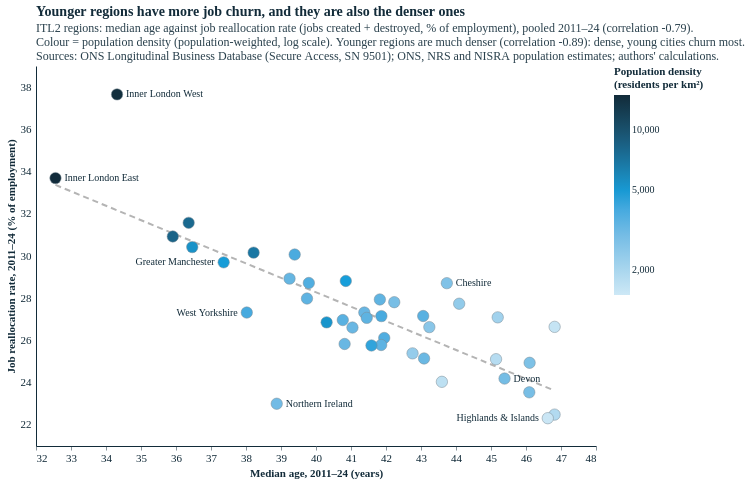

This figure's Vega-Lite source:
### Vega-Lite specification from a JSON file in a GitHub repository (floating-point values rounded to 4 significant figures)
{"config": {"background": "#fff", "font": "Circular Std", "text": {"color": "#122b39", "font": "Circular Std", "align": "left", "dx": 7, "dy": 0, "fontSize": 11}, "view": {"stroke": null, "continuousWidth": 350, "continuousHeight": 280, "discreteWidth": 400, "discreteHeight": 300}, "bar": {"color": "#179fdb"}, "line": {"color": "#e6224b"}, "rule": {"color": "#122b39"}, "point": {"filled": true, "size": 80, "color": "#e6224b", "opacity": 0.95}, "geoshape": {"stroke": "white", "strokeWidth": 0.3}, "axis": {"labelColor": "#122b39", "labelFontSize": 11, "labelFont": "Circular Std", "tickColor": "#122b39", "tickOpacity": 0.5, "domainColor": "#122b39", "domainOpacity": 1, "gridColor": "#122b39", "gridDash": [2, 2], "gridOpacity": 0.5, "title": null, "titleColor": "#122b39", "tickSize": 4, "grid": false, "domain": true}, "axisXDiscrete": {"grid": false, "labelAngle": 0, "tickCount": 10, "tickOpacity": 0.5, "title": null}, "axisYDiscrete": {"ticks": false, "labelPadding": 5, "grid": false}, "axisXTemporal": {"grid": false, "ticks": true}, "axisXQuantitative": {"grid": false}, "axisYQuantitative": {"gridColor": "#122b39", "gridDash": [1, 5], "gridOpacity": 0.5, "ticks": false, "labelPadding": 5, "tickCount": 8, "grid": false}, "title": {"color": "#122b39", "subtitleColor": "#122b39E6", "font": "Circular Std", "subtitleFont": "Circular Std", "anchor": "start", "frame": "group", "fontSize": 14, "subtitleFontSize": 12, "subtitlePadding": 4, "offset": 0}, "legend": {"titleColor": "#122b39", "labelColor": "#122b39"}}, "layer": [{"data": {"name": "data-489805184463ab77cba7dc78e301ae64"}, "mark": {"type": "line", "color": "#B4B4B4", "strokeDash": [6, 4], "strokeWidth": 2}, "encoding": {"x": {"field": "x", "scale": {"domain": [32, 48], "nice": false, "zero": false}, "type": "quantitative"}, "y": {"field": "y", "scale": {"domain": [21, 39], "nice": false, "zero": false}, "type": "quantitative"}}}, {"data": {"name": "data-4c0f5f4a71b79a2e91e05daea178304d"}, "mark": {"type": "circle", "opacity": 1, "size": 130, "stroke": "#7a8a94", "strokeWidth": 0.5}, "encoding": {"color": {"field": "pop_weighted_density", "legend": {"format": ",", "gradientLength": 200, "orient": "right", "title": ["Population density", "(residents per km²)"], "values": [2000, 5000, 10000]}, "scale": {"domain": [1500, 15000], "range": ["#cde8f6", "#179fdb", "#122b39"], "type": "log"}, "type": "quantitative"}, "tooltip": [{"field": "itl2_name", "title": "Region", "type": "nominal"}, {"field": "median_age", "format": ".1f", "title": "Median age", "type": "quantitative"}, {"field": "realloc", "format": ".1f", "title": "Reallocation (%)", "type": "quantitative"}, {"field": "pop_weighted_density", "format": ",.0f", "title": "Density", "type": "quantitative"}], "x": {"field": "median_age", "scale": {"domain": [32, 48], "nice": false, "zero": false}, "title": "Median age, 2011–24 (years)", "type": "quantitative"}, "y": {"field": "realloc", "scale": {"domain": [21, 39], "nice": false, "zero": false}, "title": "Job reallocation rate, 2011–24 (% of employment)", "type": "quantitative"}}}, {"data": {"name": "data-d0d280b4fc73eeae74b65ea8e0565fb7"}, "mark": {"type": "text", "align": "left", "color": "#122b39", "dx": 9.0, "fontSize": 10}, "encoding": {"text": {"field": "short", "type": "nominal"}, "x": {"field": "median_age", "scale": {"domain": [32, 48], "nice": false, "zero": false}, "type": "quantitative"}, "y": {"field": "realloc", "scale": {"domain": [21, 39], "nice": false, "zero": false}, "type": "quantitative"}}}, {"data": {"name": "data-6c4fcd38885747fd7e4ea55812617444"}, "mark": {"type": "text", "align": "left", "color": "#122b39", "dx": 9.0, "fontSize": 10}, "encoding": {"text": {"field": "short", "type": "nominal"}, "x": {"field": "median_age", "scale": {"domain": [32, 48], "nice": false, "zero": false}, "type": "quantitative"}, "y": {"field": "realloc", "scale": {"domain": [21, 39], "nice": false, "zero": false}, "type": "quantitative"}}}, {"data": {"name": "data-8771e71a848536ac48c295c1f4ed2e33"}, "mark": {"type": "text", "align": "right", "color": "#122b39", "dx": -9.0, "fontSize": 10}, "encoding": {"text": {"field": "short", "type": "nominal"}, "x": {"field": "median_age", "scale": {"domain": [32, 48], "nice": false, "zero": false}, "type": "quantitative"}, "y": {"field": "realloc", "scale": {"domain": [21, 39], "nice": false, "zero": false}, "type": "quantitative"}}}, {"data": {"name": "data-94c9e515c97a14d1763c8abeb0199935"}, "mark": {"type": "text", "align": "left", "color": "#122b39", "dx": 9.0, "fontSize": 10}, "encoding": {"text": {"field": "short", "type": "nominal"}, "x": {"field": "median_age", "scale": {"domain": [32, 48], "nice": false, "zero": false}, "type": "quantitative"}, "y": {"field": "realloc", "scale": {"domain": [21, 39], "nice": false, "zero": false}, "type": "quantitative"}}}, {"data": {"name": "data-5560b3ddb550e2a6469bcd9d8ddc5a86"}, "mark": {"type": "text", "align": "left", "color": "#122b39", "dx": 9.0, "fontSize": 10}, "encoding": {"text": {"field": "short", "type": "nominal"}, "x": {"field": "median_age", "scale": {"domain": [32, 48], "nice": false, "zero": false}, "type": "quantitative"}, "y": {"field": "realloc", "scale": {"domain": [21, 39], "nice": false, "zero": false}, "type": "quantitative"}}}, {"data": {"name": "data-47509b9fd5cab5380ca9f1c59a764c0f"}, "mark": {"type": "text", "align": "right", "color": "#122b39", "dx": -9.0, "fontSize": 10}, "encoding": {"text": {"field": "short", "type": "nominal"}, "x": {"field": "median_age", "scale": {"domain": [32, 48], "nice": false, "zero": false}, "type": "quantitative"}, "y": {"field": "realloc", "scale": {"domain": [21, 39], "nice": false, "zero": false}, "type": "quantitative"}}}, {"data": {"name": "data-2a35000466d01665d5de885f93742208"}, "mark": {"type": "text", "align": "right", "color": "#122b39", "dx": -9.0, "fontSize": 10}, "encoding": {"text": {"field": "short", "type": "nominal"}, "x": {"field": "median_age", "scale": {"domain": [32, 48], "nice": false, "zero": false}, "type": "quantitative"}, "y": {"field": "realloc", "scale": {"domain": [21, 39], "nice": false, "zero": false}, "type": "quantitative"}}}, {"data": {"name": "data-820b8b61ab2f4ed5ce0eff73641eca9b"}, "mark": {"type": "text", "align": "left", "color": "#122b39", "dx": 9.0, "fontSize": 10}, "encoding": {"text": {"field": "short", "type": "nominal"}, "x": {"field": "median_age", "scale": {"domain": [32, 48], "nice": false, "zero": false}, "type": "quantitative"}, "y": {"field": "realloc", "scale": {"domain": [21, 39], "nice": false, "zero": false}, "type": "quantitative"}}}], "title": {"text": "Younger regions have more job churn, and they are also the denser ones", "subtitle": ["ITL2 regions: median age against job reallocation rate (jobs created + destroyed, % of employment), pooled 2011–24 (correlation -0.79).", "Colour = population density (population-weighted, log scale). Younger regions are much denser (correlation -0.89): dense, young cities churn most.", "Sources: ONS Longitudinal Business Database (Secure Access, SN 9501); ONS, NRS and NISRA population estimates; authors' calculations."]}, "$schema": "https://vega.github.io/schema/vega-lite/v5.20.1.json", "datasets": {"data-489805184463ab77cba7dc78e301ae64": [{"x": 32.56, "y": 33.37}, {"x": 46.82, "y": 23.62}], "data-4c0f5f4a71b79a2e91e05daea178304d": [{"itl2_code": "TLC1", "realloc": 27.81, "net": 0.6537, "entry_exit": 6.829, "incumbent": 20.98, "excess": 27.16, "share_65_plus": 19.57, "share_25_49": 30.78, "median_age": 42.24, "wa_growth": 0.0816, "ageing": 0.9769, "log_pwd": 7.979, "itl2_name": "Tees Valley and Durham", "group": "Rest of UK", "d_realloc": 0.309, "pop_weighted_density": 2920.0}, {"itl2_code": "TLC2", "realloc": 26.12, "net": 0.6103, "entry_exit": 5.697, "incumbent": 20.42, "excess": 25.51, "share_65_plus": 19.58, "share_25_49": 31.44, "median_age": 41.95, "wa_growth": 0.05836, "ageing": 0.7424, "log_pwd": 8.238, "itl2_name": "Northumberland, and Tyne and Wear", "group": "Rest of UK", "d_realloc": -4.407, "pop_weighted_density": 3781.0}, {"itl2_code": "TLD1", "realloc": 22.49, "net": 0.4467, "entry_exit": 5.106, "incumbent": 17.38, "excess": 22.04, "share_65_plus": 23.43, "share_25_49": 29.11, "median_age": 46.82, "wa_growth": -0.2959, "ageing": 3.041, "log_pwd": 7.533, "itl2_name": "Cumbria", "group": "Rest of UK", "d_realloc": -1.005, "pop_weighted_density": 1868.0}, {"itl2_code": "TLD3", "realloc": 29.7, "net": 1.523, "entry_exit": 7.346, "incumbent": 22.35, "excess": 28.18, "share_65_plus": 15.59, "share_25_49": 34.69, "median_age": 37.36, "wa_growth": 0.7105, "ageing": -0.1149, "log_pwd": 8.489, "itl2_name": "Greater Manchester", "group": "Rest of UK", "d_realloc": -1.657, "pop_weighted_density": 4861.0}, {"itl2_code": "TLD4", "realloc": 25.78, "net": 0.5856, "entry_exit": 6.351, "incumbent": 19.43, "excess": 25.2, "share_65_plus": 19.58, "share_25_49": 31.02, "median_age": 41.86, "wa_growth": 0.4233, "ageing": 0.815, "log_pwd": 8.155, "itl2_name": "Lancashire", "group": "Rest of UK", "d_realloc": -0.7976, "pop_weighted_density": 3479.0}, {"itl2_code": "TLD6", "realloc": 28.71, "net": 1.256, "entry_exit": 6.746, "incumbent": 21.97, "excess": 27.46, "share_65_plus": 20.55, "share_25_49": 31.6, "median_age": 43.74, "wa_growth": 0.4996, "ageing": 1.417, "log_pwd": 7.922, "itl2_name": "Cheshire", "group": "Rest of UK", "d_realloc": 0.01748, "pop_weighted_density": 2757.0}, {"itl2_code": "TLD7", "realloc": 28.82, "net": 1.083, "entry_exit": 6.367, "incumbent": 22.45, "excess": 27.73, "share_65_plus": 18.68, "share_25_49": 31.96, "median_age": 40.85, "wa_growth": 0.2305, "ageing": -0.0068, "log_pwd": 8.471, "itl2_name": "Merseyside", "group": "Rest of UK", "d_realloc": 0.4491, "pop_weighted_density": 4772.0}, {"itl2_code": "TLE1", "realloc": 25.15, "net": 0.5502, "entry_exit": 5.868, "incumbent": 19.28, "excess": 24.6, "share_65_plus": 20.58, "share_25_49": 30.89, "median_age": 43.09, "wa_growth": -0.0912, "ageing": 1.795, "log_pwd": 8.076, "itl2_name": "East Yorkshire and Northern Lincolnshire", "group": "Rest of UK", "d_realloc": -0.2258, "pop_weighted_density": 3216.0}, {"itl2_code": "TLE2", "realloc": 27.09, "net": 0.8567, "entry_exit": 6.313, "incumbent": 20.78, "excess": 26.24, "share_65_plus": 22.5, "share_25_49": 29.33, "median_age": 45.19, "wa_growth": 0.0002586, "ageing": 2.849, "log_pwd": 7.666, "itl2_name": "North Yorkshire", "group": "Rest of UK", "d_realloc": -0.022, "pop_weighted_density": 2134.0}, {"itl2_code": "TLE3", "realloc": 27.99, "net": 0.6184, "entry_exit": 6.061, "incumbent": 21.92, "excess": 27.37, "share_65_plus": 17.99, "share_25_49": 32.48, "median_age": 39.74, "wa_growth": 0.2834, "ageing": 0.1361, "log_pwd": 8.152, "itl2_name": "South Yorkshire", "group": "Rest of UK", "d_realloc": -1.053, "pop_weighted_density": 3471.0}, {"itl2_code": "TLE4", "realloc": 27.32, "net": 0.999, "entry_exit": 6.464, "incumbent": 20.86, "excess": 26.32, "share_65_plus": 16.27, "share_25_49": 33.59, "median_age": 38.02, "wa_growth": 0.4697, "ageing": 0.8112, "log_pwd": 8.286, "itl2_name": "West Yorkshire", "group": "Rest of UK", "d_realloc": -0.7954, "pop_weighted_density": 3968.0}, {"itl2_code": "TLF1", "realloc": 27.32, "net": 0.8044, "entry_exit": 6.086, "incumbent": 21.24, "excess": 26.52, "share_65_plus": 18.95, "share_25_49": 31.91, "median_age": 41.38, "wa_growth": 0.3336, "ageing": 0.8016, "log_pwd": 8.098, "itl2_name": "Derbyshire and Nottinghamshire", "group": "Rest of UK", "d_realloc": -0.6204, "pop_weighted_density": 3287.0}, {"itl2_code": "TLF2", "realloc": 28.72, "net": 1.244, "entry_exit": 7.256, "incumbent": 21.47, "excess": 27.48, "share_65_plus": 17.35, "share_25_49": 33.04, "median_age": 39.8, "wa_growth": 0.9454, "ageing": 0.6098, "log_pwd": 8.234, "itl2_name": "Leicestershire, Rutland and Northamptonshire", "group": "Rest of UK", "d_realloc": 2.533, "pop_weighted_density": 3766.0}, {"itl2_code": "TLF3", "realloc": 25.11, "net": 0.5772, "entry_exit": 6.073, "incumbent": 19.04, "excess": 24.53, "share_65_plus": 22.91, "share_25_49": 29.33, "median_age": 45.14, "wa_growth": 0.4415, "ageing": 1.621, "log_pwd": 7.499, "itl2_name": "Lincolnshire", "group": "Rest of UK", "d_realloc": -1.98, "pop_weighted_density": 1805.0}, {"itl2_code": "TLG1", "realloc": 27.74, "net": 1.128, "entry_exit": 7.882, "incumbent": 19.86, "excess": 26.61, "share_65_plus": 21.54, "share_25_49": 30.95, "median_age": 44.09, "wa_growth": 0.4775, "ageing": 1.339, "log_pwd": 7.781, "itl2_name": "Herefordshire, Worcestershire and Warwickshire", "group": "Rest of UK", "d_realloc": 1.453, "pop_weighted_density": 2394.0}, {"itl2_code": "TLG2", "realloc": 26.63, "net": 0.8319, "entry_exit": 6.192, "incumbent": 20.44, "excess": 25.8, "share_65_plus": 20.63, "share_25_49": 31.08, "median_age": 43.24, "wa_growth": 0.224, "ageing": 1.522, "log_pwd": 7.852, "itl2_name": "Shropshire and Staffordshire", "group": "Rest of UK", "d_realloc": -1.822, "pop_weighted_density": 2571.0}, {"itl2_code": "TLG3", "realloc": 30.42, "net": 1.249, "entry_exit": 7.246, "incumbent": 23.18, "excess": 29.17, "share_65_plus": 15.52, "share_25_49": 33.73, "median_age": 36.46, "wa_growth": 0.7916, "ageing": 0.261, "log_pwd": 8.585, "itl2_name": "West Midlands", "group": "Rest of UK", "d_realloc": 0.1225, "pop_weighted_density": 5353.0}, {"itl2_code": "TLH1", "realloc": 25.39, "net": 1.095, "entry_exit": 5.927, "incumbent": 19.46, "excess": 24.29, "share_65_plus": 21.18, "share_25_49": 31.54, "median_age": 42.76, "wa_growth": 0.5137, "ageing": 1.506, "log_pwd": 7.759, "itl2_name": "East Anglia", "group": "Rest of UK", "d_realloc": -0.3041, "pop_weighted_density": 2344.0}, {"itl2_code": "TLH2", "realloc": 30.07, "net": 1.407, "entry_exit": 8.311, "incumbent": 21.76, "excess": 28.66, "share_65_plus": 16.27, "share_25_49": 34.78, "median_age": 39.39, "wa_growth": 0.843, "ageing": 0.941, "log_pwd": 8.269, "itl2_name": "Bedfordshire and Hertfordshire", "group": "Rest of UK", "d_realloc": -1.313, "pop_weighted_density": 3901.0}, {"itl2_code": "TLH3", "realloc": 27.94, "net": 0.7254, "entry_exit": 7.393, "incumbent": 20.55, "excess": 27.22, "share_65_plus": 19.48, "share_25_49": 32.39, "median_age": 41.82, "wa_growth": 0.5415, "ageing": 0.5341, "log_pwd": 8.139, "itl2_name": "Essex", "group": "Rest of UK", "d_realloc": -3.228, "pop_weighted_density": 3427.0}, {"itl2_code": "TLI3", "realloc": 37.65, "net": 2.851, "entry_exit": 10.76, "incumbent": 26.89, "excess": 34.8, "share_65_plus": 10.96, "share_25_49": 45.96, "median_age": 34.32, "wa_growth": 0.3193, "ageing": 0.9377, "log_pwd": 9.573, "itl2_name": "Inner London - West", "group": "London", "d_realloc": -1.2, "pop_weighted_density": 14370.0}, {"itl2_code": "TLI4", "realloc": 33.69, "net": 2.784, "entry_exit": 8.954, "incumbent": 24.74, "excess": 30.91, "share_65_plus": 8.02, "share_25_49": 46.57, "median_age": 32.56, "wa_growth": 1.131, "ageing": 1.792, "log_pwd": 9.603, "itl2_name": "Inner London - East", "group": "London", "d_realloc": -1.159, "pop_weighted_density": 14810.0}, {"itl2_code": "TLI5", "realloc": 30.93, "net": 1.9, "entry_exit": 9.682, "incumbent": 21.24, "excess": 29.03, "share_65_plus": 12.78, "share_25_49": 37.95, "median_age": 35.91, "wa_growth": 1.062, "ageing": 1.882, "log_pwd": 9.017, "itl2_name": "Outer London - East and North East", "group": "London", "d_realloc": -1.311, "pop_weighted_density": 8240.0}, {"itl2_code": "TLI6", "realloc": 30.16, "net": 0.8021, "entry_exit": 8.78, "incumbent": 21.38, "excess": 29.36, "share_65_plus": 14.5, "share_25_49": 37.61, "median_age": 38.22, "wa_growth": 0.634, "ageing": 2.245, "log_pwd": 8.836, "itl2_name": "Outer London - South", "group": "London", "d_realloc": -2.06, "pop_weighted_density": 6880.0}, {"itl2_code": "TLI7", "realloc": 31.57, "net": 1.539, "entry_exit": 9.225, "incumbent": 22.35, "excess": 30.03, "share_65_plus": 12.9, "share_25_49": 39.15, "median_age": 36.36, "wa_growth": 0.9638, "ageing": 2.634, "log_pwd": 8.968, "itl2_name": "Outer London - West and North West", "group": "London", "d_realloc": -0.9492, "pop_weighted_density": 7848.0}, {"itl2_code": "TLJ1", "realloc": 28.93, "net": 1.351, "entry_exit": 7.17, "incumbent": 21.76, "excess": 27.58, "share_65_plus": 16.15, "share_25_49": 34.92, "median_age": 39.24, "wa_growth": 0.944, "ageing": 1.537, "log_pwd": 8.11, "itl2_name": "Berkshire, Buckinghamshire and Oxfordshire", "group": "Rest of UK", "d_realloc": -1.846, "pop_weighted_density": 3329.0}, {"itl2_code": "TLJ2", "realloc": 27.16, "net": 0.7531, "entry_exit": 7.211, "incumbent": 19.95, "excess": 26.4, "share_65_plus": 20.52, "share_25_49": 31.81, "median_age": 43.06, "wa_growth": 0.4902, "ageing": 1.621, "log_pwd": 8.181, "itl2_name": "Surrey, East and West Sussex", "group": "Rest of UK", "d_realloc": -1.324, "pop_weighted_density": 3571.0}, {"itl2_code": "TLJ3", "realloc": 27.15, "net": 0.5221, "entry_exit": 6.368, "incumbent": 20.78, "excess": 26.63, "share_65_plus": 19.82, "share_25_49": 31.82, "median_age": 41.87, "wa_growth": 0.323, "ageing": 1.715, "log_pwd": 8.276, "itl2_name": "Hampshire and Isle of Wight", "group": "Rest of UK", "d_realloc": -0.4575, "pop_weighted_density": 3929.0}, {"itl2_code": "TLJ4", "realloc": 27.07, "net": 0.9692, "entry_exit": 6.738, "incumbent": 20.33, "excess": 26.1, "share_65_plus": 19.2, "share_25_49": 31.86, "median_age": 41.45, "wa_growth": 0.5592, "ageing": 0.9674, "log_pwd": 8.156, "itl2_name": "Kent", "group": "Rest of UK", "d_realloc": -1.089, "pop_weighted_density": 3485.0}, {"itl2_code": "TLK1", "realloc": 26.97, "net": 0.9488, "entry_exit": 5.914, "incumbent": 21.05, "excess": 26.02, "share_65_plus": 18.73, "share_25_49": 32.98, "median_age": 40.77, "wa_growth": 0.7841, "ageing": 0.4889, "log_pwd": 8.187, "itl2_name": "Gloucestershire, Wiltshire and Bath/Bristol area", "group": "Rest of UK", "d_realloc": -1.487, "pop_weighted_density": 3594.0}, {"itl2_code": "TLK2", "realloc": 24.94, "net": 0.5716, "entry_exit": 6.045, "incumbent": 18.9, "excess": 24.37, "share_65_plus": 24.36, "share_25_49": 28.9, "median_age": 46.1, "wa_growth": 0.2484, "ageing": 2.476, "log_pwd": 7.938, "itl2_name": "Dorset and Somerset", "group": "Rest of UK", "d_realloc": 0.09294, "pop_weighted_density": 2802.0}, {"itl2_code": "TLK3", "realloc": 26.64, "net": 1.108, "entry_exit": 6.611, "incumbent": 20.03, "excess": 25.54, "share_65_plus": 24.43, "share_25_49": 28.13, "median_age": 46.82, "wa_growth": 0.2354, "ageing": 2.831, "log_pwd": 7.38, "itl2_name": "Cornwall and Isles of Scilly", "group": "Rest of UK", "d_realloc": 1.157, "pop_weighted_density": 1603.0}, {"itl2_code": "TLK4", "realloc": 24.19, "net": 0.5051, "entry_exit": 5.967, "incumbent": 18.23, "excess": 23.69, "share_65_plus": 23.58, "share_25_49": 28.68, "median_age": 45.39, "wa_growth": 0.4445, "ageing": 1.655, "log_pwd": 8.0, "itl2_name": "Devon", "group": "Rest of UK", "d_realloc": -0.4632, "pop_weighted_density": 2982.0}, {"itl2_code": "TLL1", "realloc": 24.04, "net": 0.5282, "entry_exit": 5.663, "incumbent": 18.38, "excess": 23.51, "share_65_plus": 21.5, "share_25_49": 29.87, "median_age": 43.6, "wa_growth": -0.1794, "ageing": 1.858, "log_pwd": 7.444, "itl2_name": "West Wales and The Valleys", "group": "Rest of UK", "d_realloc": 0.2969, "pop_weighted_density": 1710.0}, {"itl2_code": "TLL2", "realloc": 25.83, "net": 0.8491, "entry_exit": 5.44, "incumbent": 20.39, "excess": 24.98, "share_65_plus": 19.01, "share_25_49": 31.86, "median_age": 40.82, "wa_growth": 0.2847, "ageing": 1.083, "log_pwd": 8.088, "itl2_name": "East Wales", "group": "Rest of UK", "d_realloc": 0.2632, "pop_weighted_density": 3256.0}, {"itl2_code": "TLM5", "realloc": 26.61, "net": -0.164, "entry_exit": 5.582, "incumbent": 21.03, "excess": 26.45, "share_65_plus": 17.69, "share_25_49": 33.96, "median_age": 41.04, "wa_growth": -0.2369, "ageing": 2.497, "log_pwd": 8.084, "itl2_name": "North Eastern Scotland", "group": "Rest of UK", "d_realloc": -1.049, "pop_weighted_density": 3243.0}, {"itl2_code": "TLM6", "realloc": 22.32, "net": 0.1907, "entry_exit": 4.937, "incumbent": 17.38, "excess": 22.13, "share_65_plus": 22.47, "share_25_49": 29.43, "median_age": 46.62, "wa_growth": -0.3979, "ageing": 4.378, "log_pwd": 7.341, "itl2_name": "Highlands and Islands", "group": "Rest of UK", "d_realloc": 0.9535, "pop_weighted_density": 1543.0}, {"itl2_code": "TLM7", "realloc": 25.76, "net": 0.7032, "entry_exit": 5.337, "incumbent": 20.43, "excess": 25.06, "share_65_plus": 18.57, "share_25_49": 32.96, "median_age": 41.58, "wa_growth": 0.2295, "ageing": 1.486, "log_pwd": 8.392, "itl2_name": "Eastern Scotland", "group": "Rest of UK", "d_realloc": -4.105, "pop_weighted_density": 4414.0}, {"itl2_code": "TLM8", "realloc": 26.86, "net": 0.5599, "entry_exit": 5.502, "incumbent": 21.36, "excess": 26.3, "share_65_plus": 16.84, "share_25_49": 34.26, "median_age": 40.3, "wa_growth": 0.3052, "ageing": 0.3113, "log_pwd": 8.56, "itl2_name": "West Central Scotland", "group": "Rest of UK", "d_realloc": -0.3322, "pop_weighted_density": 5218.0}, {"itl2_code": "TLM9", "realloc": 23.54, "net": 0.06628, "entry_exit": 5.222, "incumbent": 18.32, "excess": 23.48, "share_65_plus": 21.93, "share_25_49": 29.58, "median_age": 46.09, "wa_growth": -0.3848, "ageing": 3.399, "log_pwd": 7.977, "itl2_name": "Southern Scotland", "group": "Rest of UK", "d_realloc": -0.8474, "pop_weighted_density": 2913.0}, {"itl2_code": "TLN0", "realloc": 23.0, "net": 0.3307, "entry_exit": 4.832, "incumbent": 18.17, "excess": 22.67, "share_65_plus": 16.4, "share_25_49": 33.06, "median_age": 38.88, "wa_growth": 0.1709, "ageing": 2.959, "log_pwd": 8.019, "itl2_name": "Northern Ireland", "group": "Rest of UK", "d_realloc": -4.86, "pop_weighted_density": 3037.0}], "data-d0d280b4fc73eeae74b65ea8e0565fb7": [{"itl2_code": "TLI3", "realloc": 37.65, "net": 2.851, "entry_exit": 10.76, "incumbent": 26.89, "excess": 34.8, "share_65_plus": 10.96, "share_25_49": 45.96, "median_age": 34.32, "wa_growth": 0.3193, "ageing": 0.9377, "log_pwd": 9.573, "itl2_name": "Inner London - West", "group": "x", "d_realloc": -1.2, "pop_weighted_density": 14370.0, "px": 81.04, "py": 28.4, "short": "Inner London West", "rad": 4.0, "prio": 4.04, "align": "left", "dx": 9.0}], "data-6c4fcd38885747fd7e4ea55812617444": [{"itl2_code": "TLI4", "realloc": 33.69, "net": 2.784, "entry_exit": 8.954, "incumbent": 24.74, "excess": 30.91, "share_65_plus": 8.02, "share_25_49": 46.57, "median_age": 32.56, "wa_growth": 1.131, "ageing": 1.792, "log_pwd": 9.603, "itl2_name": "Inner London - East", "group": "x", "d_realloc": -1.159, "pop_weighted_density": 14810.0, "px": 19.48, "py": 112.1, "short": "Inner London East", "rad": 4.0, "prio": 3.338, "align": "left", "dx": 9.0}], "data-8771e71a848536ac48c295c1f4ed2e33": [{"itl2_code": "TLM6", "realloc": 22.32, "net": 0.1907, "entry_exit": 4.937, "incumbent": 17.38, "excess": 22.13, "share_65_plus": 22.47, "share_25_49": 29.43, "median_age": 46.62, "wa_growth": -0.3979, "ageing": 4.378, "log_pwd": 7.341, "itl2_name": "Highlands and Islands", "group": "x", "d_realloc": 0.9535, "pop_weighted_density": 1543.0, "px": 511.8, "py": 352.2, "short": "Highlands & Islands", "rad": 4.0, "prio": 2.286, "align": "right", "dx": -9.0}], "data-94c9e515c97a14d1763c8abeb0199935": [{"itl2_code": "TLN0", "realloc": 23.0, "net": 0.3307, "entry_exit": 4.832, "incumbent": 18.17, "excess": 22.67, "share_65_plus": 16.4, "share_25_49": 33.06, "median_age": 38.88, "wa_growth": 0.1709, "ageing": 2.959, "log_pwd": 8.019, "itl2_name": "Northern Ireland", "group": "x", "d_realloc": -4.86, "pop_weighted_density": 3037.0, "px": 240.7, "py": 337.7, "short": "Northern Ireland", "rad": 4.0, "prio": 1.637, "align": "left", "dx": 9.0}], "data-5560b3ddb550e2a6469bcd9d8ddc5a86": [{"itl2_code": "TLK4", "realloc": 24.19, "net": 0.5051, "entry_exit": 5.967, "incumbent": 18.23, "excess": 23.69, "share_65_plus": 23.58, "share_25_49": 28.68, "median_age": 45.39, "wa_growth": 0.4445, "ageing": 1.655, "log_pwd": 8.0, "itl2_name": "Devon", "group": "x", "d_realloc": -0.4632, "pop_weighted_density": 2982.0, "px": 468.6, "py": 312.6, "short": "Devon", "rad": 4.0, "prio": 1.582, "align": "left", "dx": 9.0}], "data-47509b9fd5cab5380ca9f1c59a764c0f": [{"itl2_code": "TLD3", "realloc": 29.7, "net": 1.523, "entry_exit": 7.346, "incumbent": 22.35, "excess": 28.18, "share_65_plus": 15.59, "share_25_49": 34.69, "median_age": 37.36, "wa_growth": 0.7105, "ageing": -0.1149, "log_pwd": 8.489, "itl2_name": "Greater Manchester", "group": "x", "d_realloc": -1.657, "pop_weighted_density": 4861.0, "px": 187.7, "py": 196.3, "short": "Greater Manchester", "rad": 4.0, "prio": 1.409, "align": "right", "dx": -9.0}], "data-2a35000466d01665d5de885f93742208": [{"itl2_code": "TLE4", "realloc": 27.32, "net": 0.999, "entry_exit": 6.464, "incumbent": 20.86, "excess": 26.32, "share_65_plus": 16.27, "share_25_49": 33.59, "median_age": 38.02, "wa_growth": 0.4697, "ageing": 0.8112, "log_pwd": 8.286, "itl2_name": "West Yorkshire", "group": "x", "d_realloc": -0.7954, "pop_weighted_density": 3968.0, "px": 210.8, "py": 246.5, "short": "West Yorkshire", "rad": 4.0, "prio": 0.9716, "align": "right", "dx": -9.0}], "data-820b8b61ab2f4ed5ce0eff73641eca9b": [{"itl2_code": "TLD6", "realloc": 28.71, "net": 1.256, "entry_exit": 6.746, "incumbent": 21.97, "excess": 27.46, "share_65_plus": 20.55, "share_25_49": 31.6, "median_age": 43.74, "wa_growth": 0.4996, "ageing": 1.417, "log_pwd": 7.922, "itl2_name": "Cheshire", "group": "x", "d_realloc": 0.01748, "pop_weighted_density": 2757.0, "px": 410.8, "py": 217.2, "short": "Cheshire", "rad": 4.0, "prio": 0.8296, "align": "left", "dx": 9.0}]}, "width": 560, "height": 380}
